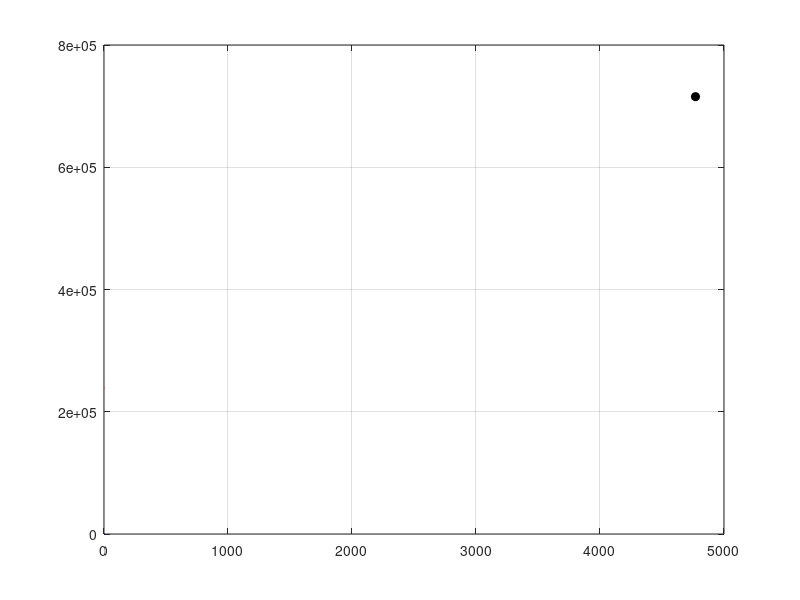

Write the MATLAB code that produced this figure. (Note: this script raises an error after producing the figure.)
%{ 
Akshaj Murhekar, Ikechukwuka Ofili

November 6 2020

Breakeven Analysis Project, Group 2

ENGR 1250 Section 900
 %}
%{
Problem Statement: We have been asked by the zoo perform a breakeven analysis 
on construction methods, different materials, and determine the expected return 
on investment. We have to consider operational costs (variable costs),construction costs
(fixed costs), and the revenue. Revenue will change based on the response
of the people towards the zoo. 

Variables:
BET: Break even time 
c_cost: construction costs (Needed to build the new enclosure)
choice: variable name for menu for selecting options between three
construction materials
donations: expected donations to the zoo per week
E_cost: Energy cost
F_C: Fixed cost
L_cost: Labor cost
LF_cost: Landfill Cost
M_cost: Maintainence Cost
O_T_D: One time donation to breakeven in seven months
Profit: Profit for the years specified
Revenue: Revenue for the years specified
Revenue_per_year: Revenue per year
RV: Revenue per week
SA: Surface area
t: Years vector
T_C: Total costs
ticket_price: price of a ticket
V_C: Variable costs
VC_PW: variable costs per week
visitors: number of visitors at the zoo per week
WPY: Weeks per year
years: number of years to include in the analysis
BEP= Amount of Revenue and cost at break-even point [$]
%}

close all; clear; clc

%Materials and construction cost cell array
c_cost = {'Concrete', 16, 30, 96000, 900, 5, 5; 'Wood', 23, 53, 115000, 800, 12, 11; 'Adobe', 18, 42, 68000, 600, 6, 5};

%Defining menu 
choice = menu('Select a material', c_cost{:,1});

%Surface Area
SA = 3000;

%Calculating fixed cost
F_C = (c_cost{choice, 2}/12 * SA * c_cost{choice, 3}) + c_cost{choice, 4} + (c_cost{choice, 5} * c_cost{choice, 6} * c_cost{choice, 7});

%Variable cost input
E_cost = input('Enter energy cost [$/week]: ');
L_cost = input('Enter labour cost [$/week]: ');
M_cost = input('Enter maintenance cost [$/week]: ');
LF_cost = input('Enter landfill cost [$/week]: ');
WPY = input('How many weeks per year will the zoo operate: ');
years = input('How many years should the analysis include: ');

%Revenue input
ticket_price = input('Enter price of admission per person [$/person] : ');
visitors = input('Enter the number of people that will visit per week: ');
donations = input('Enter expected donations to the zoo per week [$/week]: ');

%Calculating variable costs per week
VC_PW = E_cost + L_cost + M_cost + LF_cost;

%Calculating variable costs per year
V_C = VC_PW * WPY;

%Creating a vector for number of years from opening day
t = 0:years;

%Calculating total cost vector for user input years 
T_C = V_C * t + F_C;

%Calculating Revenue per week
RV = (ticket_price * visitors) + donations;

%Calculating Revenue per year
Revenue_per_year = RV * WPY;

%Creating Revenue vector for user-inputted years
Revenue = Revenue_per_year * t;

%Calculating Profit vector for user inputted years
Profit = Revenue -  T_C;

%Breakeven Time in months
BET = F_C * 12/(Revenue_per_year - V_C);

%One time donation required to breakeven in seven months 
O_T_D = F_C+ (V_C - Revenue_per_year)*7/12;

%Calculating Price at break-even point
BEP=Revenue_per_year * BET/12;

fprintf('\n\nMaterial: %s\n\n', c_cost{choice,1})
fprintf('\tOperating %.0f weeks per year will generate per year:\n', WPY)
fprintf('\t\tRevenue:\t $%.0f\n\t\tCost:\t $%.0f\n', Revenue_per_year, V_C)
fprintf('\tThe break-even time is %.2f months\n', BET)
fprintf('\tThe total profit after %.0f years is $%.3E\n\n', years, Profit(length(Profit)))
fprintf('It will take a one-time donation of $%.2f to breakeven in seven months\n', O_T_D)

%Proper plot
figure('color', 'w')
plot(t, Revenue,'b-', t, T_C, 'r-')
hold on
plot(BET/12, BEP, 'ko', 'markerfacecolor','k')
grid on
legend('Revenue','Cost','Break-even point','Location','NW')
xlabel('Time after opening day (t) [years]')
ylabel('Amount (M) [$]')
title('Break-even analysis for new fencing material')

%Second plot
figure('color', 'w')
plot(t, Profit, 'g-', BET/12, 0, 'bo', 'markerfacecolor','b')
xlabel('Time after opening day (t) [years]')
ylabel('Amount (M) [$]')
title('Profit gained from using new fence with time')
legend('Profit','Break-even point','Location','NW')
grid on